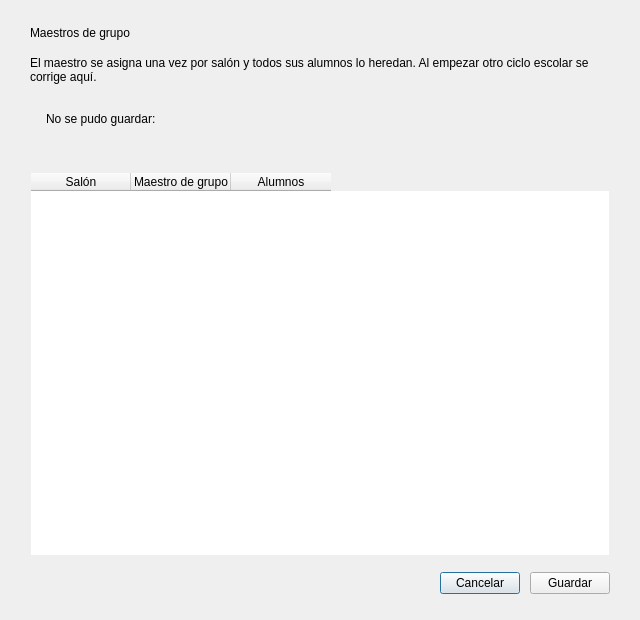
<?xml version="1.0" encoding="UTF-8"?>
<ui version="4.0">
 <class>DialogoMaestros</class>
 <widget class="QDialog" name="DialogoMaestros">
  <property name="geometry"><rect><x>0</x><y>0</y><width>640</width><height>620</height></rect></property>
  <property name="windowTitle"><string>Maestros de grupo</string></property>
  <layout class="QVBoxLayout" name="disposicion" stretch="0,0,0,1,0">
   <property name="leftMargin"><number>30</number></property>
   <property name="topMargin"><number>26</number></property>
   <property name="rightMargin"><number>30</number></property>
   <property name="bottomMargin"><number>26</number></property>
   <property name="spacing"><number>16</number></property>
   <item>
    <layout class="QVBoxLayout" name="encabezado">
     <property name="spacing"><number>4</number></property>
     <item>
      <widget class="QLabel" name="etiquetaEncabezado">
       <property name="text"><string>Maestros de grupo</string></property>
       <property name="rol" stdset="0"><string>tituloDialogo</string></property>
      </widget>
     </item>
    </layout>
   </item>
   <item>
    <widget class="QLabel" name="etiquetaExplicacion">
     <property name="text"><string>El maestro se asigna una vez por salón y todos sus alumnos lo heredan. Al empezar otro ciclo escolar se corrige aquí.</string></property>
     <property name="wordWrap"><bool>true</bool></property>
     <property name="rol" stdset="0"><string>textoDialogo</string></property>
    </widget>
   </item>
   <item>
    <widget class="QFrame" name="cajaError">
     <layout class="QVBoxLayout" name="disposicionError">
      <property name="leftMargin"><number>16</number></property>
      <property name="topMargin"><number>12</number></property>
      <property name="rightMargin"><number>16</number></property>
      <property name="bottomMargin"><number>12</number></property>
      <property name="spacing"><number>4</number></property>
      <item>
       <widget class="QLabel" name="tituloError">
        <property name="text"><string>No se pudo guardar:</string></property>
       </widget>
      </item>
      <item>
       <widget class="QLabel" name="etiquetaError">
        <property name="text"><string/></property>
        <property name="wordWrap"><bool>true</bool></property>
       </widget>
      </item>
     </layout>
    </widget>
   </item>
   <item>
    <widget class="QFrame" name="marcoTabla">
     <property name="rol" stdset="0"><string>marcoTabla</string></property>
     <layout class="QVBoxLayout" name="disposicionMarco">
      <property name="leftMargin"><number>1</number></property>
      <property name="topMargin"><number>1</number></property>
      <property name="rightMargin"><number>1</number></property>
      <property name="bottomMargin"><number>1</number></property>
      <property name="spacing"><number>0</number></property>
      <item>
       <widget class="QTableWidget" name="tablaMaestros">
        <property name="frameShape"><enum>QFrame::NoFrame</enum></property>
        <property name="selectionBehavior"><enum>QAbstractItemView::SelectRows</enum></property>
        <property name="selectionMode"><enum>QAbstractItemView::NoSelection</enum></property>
        <property name="editTriggers"><set>QAbstractItemView::NoEditTriggers</set></property>
        <property name="showGrid"><bool>false</bool></property>
        <property name="wordWrap"><bool>false</bool></property>
        <property name="sortingEnabled"><bool>false</bool></property>
        <property name="focusPolicy"><enum>Qt::NoFocus</enum></property>
        <property name="rol" stdset="0"><string>tablaDialogo</string></property>
        <attribute name="verticalHeaderVisible"><bool>false</bool></attribute>
        <attribute name="verticalHeaderDefaultSectionSize"><number>56</number></attribute>
        <attribute name="horizontalHeaderStretchLastSection"><bool>false</bool></attribute>
        <attribute name="horizontalHeaderHighlightSections"><bool>false</bool></attribute>
        <column><property name="text"><string>Salón</string></property></column>
        <column><property name="text"><string>Maestro de grupo</string></property></column>
        <column><property name="text"><string>Alumnos</string></property></column>
       </widget>
      </item>
     </layout>
    </widget>
   </item>
   <item>
    <layout class="QHBoxLayout" name="filaBotones">
     <property name="spacing"><number>10</number></property>
     <item>
      <spacer name="espacioBotones">
       <property name="orientation"><enum>Qt::Horizontal</enum></property>
       <property name="sizeHint" stdset="0"><size><width>40</width><height>20</height></size></property>
      </spacer>
     </item>
     <item>
      <widget class="QPushButton" name="botonCancelar">
       <property name="text"><string>Cancelar</string></property>
       <property name="minimumHeight"><number>44</number></property>
       <property name="secundario" stdset="0"><bool>true</bool></property>
      </widget>
     </item>
     <item>
      <widget class="QPushButton" name="botonGuardar">
       <property name="text"><string>Guardar</string></property>
       <property name="minimumHeight"><number>44</number></property>
      </widget>
     </item>
    </layout>
   </item>
  </layout>
 </widget>
 <tabstops>
  <tabstop>tablaMaestros</tabstop>
  <tabstop>botonGuardar</tabstop>
  <tabstop>botonCancelar</tabstop>
 </tabstops>
 <resources/>
 <connections/>
</ui>
